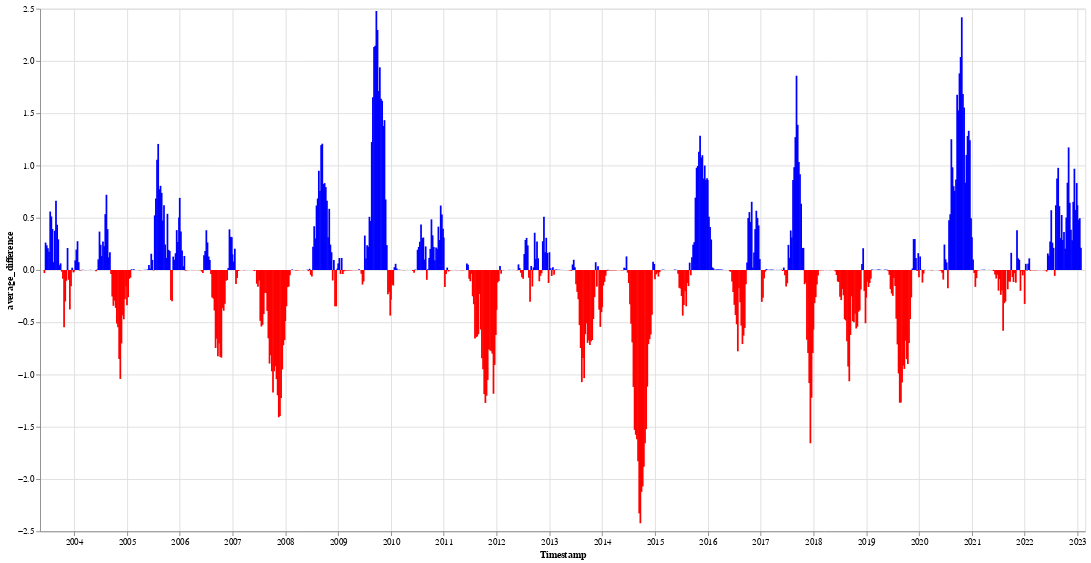

The notebook cell saved with this chart:
### Code cell
alt.Chart(precipitation_df2).mark_bar(size=2).encode(
    x='Timestamp:T',
    y='average_difference:Q',
    color=alt.condition(
        predicate=alt.datum.average_difference >= 0,
        if_true=alt.value("blue"),
        if_false=alt.value("red")
    ),
    tooltip=[
        alt.Tooltip('Timestamp:T', title='Date'),
        alt.Tooltip('average_difference:Q', title='average_difference')
    ]).properties(width=1200, height=600)

### Figure 1 — Vega-Lite specification as saved in the notebook (floating-point values rounded to 4 significant figures; data arrays with more than 128 entries replaced by an {"elided": "..."} marker saying what was removed)
{"config": {"view": {"continuousWidth": 400, "continuousHeight": 300}}, "data": {"name": "data-30fe23f9c8833ad6c6a8b1e9b6a7e00f"}, "mark": {"type": "bar", "size": 2}, "encoding": {"color": {"condition": {"value": "blue", "test": "(datum.average_difference >= 0)"}, "value": "red"}, "tooltip": [{"field": "Timestamp", "title": "Date", "type": "temporal"}, {"field": "average_difference", "title": "average_difference", "type": "quantitative"}], "x": {"field": "Timestamp", "type": "temporal"}, "y": {"field": "average_difference", "type": "quantitative"}}, "height": 600, "width": 1200, "$schema": "https://vega.github.io/schema/vega-lite/v4.17.0.json", "datasets": {"data-30fe23f9c8833ad6c6a8b1e9b6a7e00f": {"elided": "904 records"}}}
